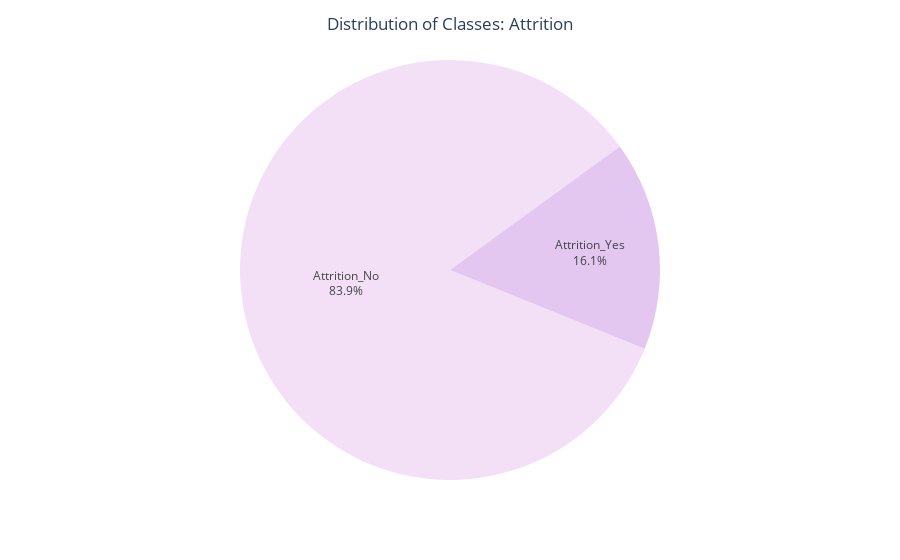

Source (notebook cell):
### Markdown cell above
**Observation:**
We have an imbalanced class. The minority class (Attrition=Yes=1) is only 16% of the observations.

### Code cell
# Class distribution

attrition = model_data['Attrition'].value_counts()
attrition.index = ['Attrition_No', 'Attrition_Yes']

fig = px.pie(attrition, values=attrition.values, names=attrition.index, 
             color_discrete_sequence=px.colors.sequential.Purp)

fig.update_traces(textposition='inside', textinfo='label+percent', rotation=112)
fig.update_layout(showlegend=False, title_text='Distribution of Classes: Attrition', title_x=0.5)
fig.show()

### Figure 1 — Plotly figure (JSON) as saved in the notebook; plotly's stock layout.template omitted (floating-point values rounded to 4 significant figures)
{"data": [{"domain": {"x": [0, 1], "y": [0, 1]}, "hovertemplate": "index=%{label}<br>value=%{value}<extra></extra>", "labels": ["Attrition_No", "Attrition_Yes"], "legendgroup": "", "name": "", "rotation": 112, "showlegend": true, "textinfo": "label+percent", "textposition": "inside", "type": "pie", "values": [1233, 237]}], "layout": {"legend": {"tracegroupgap": 0}, "margin": {"t": 60}, "piecolorway": ["rgb(243, 224, 247)", "rgb(228, 199, 241)", "rgb(209, 175, 232)", "rgb(185, 152, 221)", "rgb(159, 130, 206)", "rgb(130, 109, 186)", "rgb(99, 88, 159)"], "showlegend": false, "title": {"text": "Distribution of Classes: Attrition", "x": 0.5}}}
